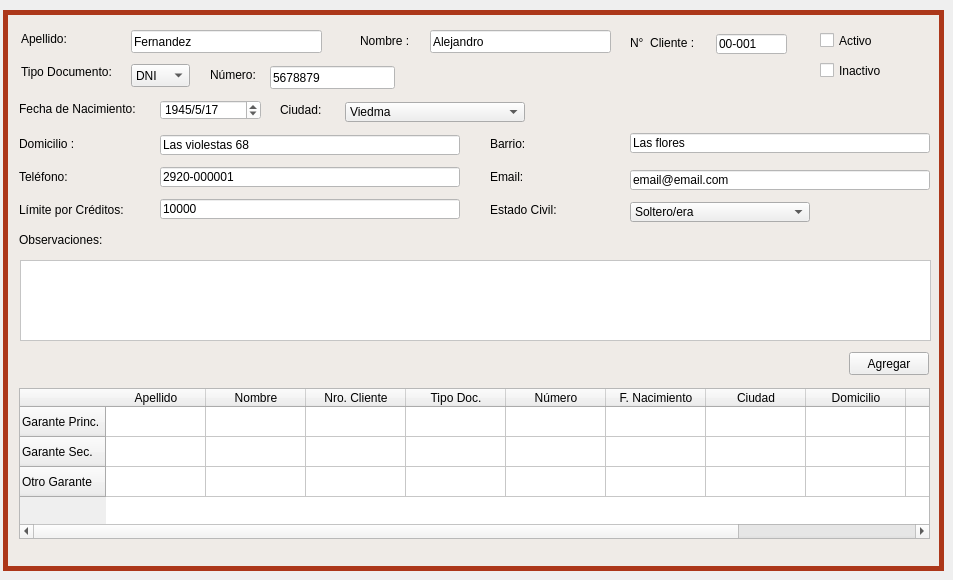
     <widget class="QWidget" name="tab_18">
      <attribute name="icon">
       <iconset>
        <normalon>Íconos/calidad-de-la-pagina.png</normalon>
       </iconset>
      </attribute>
      <attribute name="title">
       <string>Datos Garante</string>
      </attribute>
      <widget class="QLineEdit" name="lne_garante_domicilio_buscar">
       <property name="geometry">
        <rect>
         <x>160</x>
         <y>135</y>
         <width>300</width>
         <height>20</height>
        </rect>
       </property>
       <property name="styleSheet">
        <string notr="true">background-color: rgb(255, 255, 255);</string>
       </property>
       <property name="text">
        <string>Las violestas 68</string>
       </property>
      </widget>
      <widget class="QLabel" name="label_144">
       <property name="geometry">
        <rect>
         <x>19</x>
         <y>232</y>
         <width>121</width>
         <height>16</height>
        </rect>
       </property>
       <property name="text">
        <string>Observaciones: </string>
       </property>
      </widget>
      <widget class="QLineEdit" name="lne_garante_nombre_buscar">
       <property name="geometry">
        <rect>
         <x>430</x>
         <y>30</y>
         <width>181</width>
         <height>23</height>
        </rect>
       </property>
       <property name="styleSheet">
        <string notr="true">background-color: rgb(255, 255, 255);</string>
       </property>
       <property name="text">
        <string>Alejandro</string>
       </property>
      </widget>
      <widget class="QLabel" name="label_145">
       <property name="geometry">
        <rect>
         <x>210</x>
         <y>67</y>
         <width>52</width>
         <height>16</height>
        </rect>
       </property>
       <property name="text">
        <string>Número:</string>
       </property>
      </widget>
      <widget class="QLabel" name="label_146">
       <property name="geometry">
        <rect>
         <x>19</x>
         <y>169</y>
         <width>121</width>
         <height>16</height>
        </rect>
       </property>
       <property name="text">
        <string>Teléfono:</string>
       </property>
      </widget>
      <widget class="QLabel" name="label_147">
       <property name="geometry">
        <rect>
         <x>490</x>
         <y>169</y>
         <width>131</width>
         <height>16</height>
        </rect>
       </property>
       <property name="text">
        <string>Email:</string>
       </property>
      </widget>
      <widget class="QLineEdit" name="lne_garante_barrio_buscar">
       <property name="geometry">
        <rect>
         <x>630</x>
         <y>133</y>
         <width>300</width>
         <height>20</height>
        </rect>
       </property>
       <property name="styleSheet">
        <string notr="true">background-color: rgb(255, 255, 255);</string>
       </property>
       <property name="text">
        <string>Las flores</string>
       </property>
      </widget>
      <widget class="QLineEdit" name="lne_garante_limite_credito_buscar">
       <property name="geometry">
        <rect>
         <x>160</x>
         <y>199</y>
         <width>300</width>
         <height>20</height>
        </rect>
       </property>
       <property name="styleSheet">
        <string notr="true">background-color: rgb(255, 255, 255);</string>
       </property>
       <property name="text">
        <string>10000</string>
       </property>
      </widget>
      <widget class="QLineEdit" name="lne_garante_email_buscar">
       <property name="geometry">
        <rect>
         <x>630</x>
         <y>170</y>
         <width>300</width>
         <height>20</height>
        </rect>
       </property>
       <property name="styleSheet">
        <string notr="true">background-color: rgb(255, 255, 255);</string>
       </property>
       <property name="text">
        <string>email@email.com</string>
       </property>
      </widget>
      <widget class="QLabel" name="label_148">
       <property name="geometry">
        <rect>
         <x>19</x>
         <y>101</y>
         <width>141</width>
         <height>16</height>
        </rect>
       </property>
       <property name="text">
        <string>Fecha de Nacimiento:</string>
       </property>
      </widget>
      <widget class="QLabel" name="label_149">
       <property name="geometry">
        <rect>
         <x>19</x>
         <y>202</y>
         <width>121</width>
         <height>16</height>
        </rect>
       </property>
       <property name="text">
        <string>Límite por Créditos:</string>
       </property>
      </widget>
      <widget class="QLabel" name="label_150">
       <property name="geometry">
        <rect>
         <x>21</x>
         <y>64</y>
         <width>103</width>
         <height>16</height>
        </rect>
       </property>
       <property name="text">
        <string>Tipo Documento:</string>
       </property>
      </widget>
      <widget class="QLabel" name="label_151">
       <property name="geometry">
        <rect>
         <x>490</x>
         <y>136</y>
         <width>131</width>
         <height>16</height>
        </rect>
       </property>
       <property name="text">
        <string>Barrio:</string>
       </property>
      </widget>
      <widget class="QLabel" name="label_152">
       <property name="geometry">
        <rect>
         <x>280</x>
         <y>102</y>
         <width>71</width>
         <height>16</height>
        </rect>
       </property>
       <property name="text">
        <string>Ciudad:</string>
       </property>
      </widget>
      <widget class="QLineEdit" name="lne_garante_nro_cliente_buscar">
       <property name="geometry">
        <rect>
         <x>716</x>
         <y>34</y>
         <width>71</width>
         <height>20</height>
        </rect>
       </property>
       <property name="styleSheet">
        <string notr="true">background-color: rgb(255, 255, 255);</string>
       </property>
       <property name="text">
        <string>00-001</string>
       </property>
      </widget>
      <widget class="QTextEdit" name="txte_garante_observaciones_buscar">
       <property name="geometry">
        <rect>
         <x>20</x>
         <y>260</y>
         <width>911</width>
         <height>81</height>
        </rect>
       </property>
       <property name="styleSheet">
        <string notr="true">background-color: rgb(255, 255, 255);</string>
       </property>
      </widget>
      <widget class="QLabel" name="label_153">
       <property name="geometry">
        <rect>
         <x>360</x>
         <y>33</y>
         <width>71</width>
         <height>16</height>
        </rect>
       </property>
       <property name="text">
        <string>Nombre :</string>
       </property>
      </widget>
      <widget class="QLabel" name="label_154">
       <property name="geometry">
        <rect>
         <x>21</x>
         <y>31</y>
         <width>53</width>
         <height>16</height>
        </rect>
       </property>
       <property name="text">
        <string>Apellido:</string>
       </property>
      </widget>
      <widget class="QLabel" name="label_155">
       <property name="geometry">
        <rect>
         <x>490</x>
         <y>202</y>
         <width>131</width>
         <height>16</height>
        </rect>
       </property>
       <property name="text">
        <string>Estado Civil:</string>
       </property>
      </widget>
      <widget class="QComboBox" name="cbx_garante_estado_civil_buscar">
       <property name="geometry">
        <rect>
         <x>630</x>
         <y>202</y>
         <width>180</width>
         <height>20</height>
        </rect>
       </property>
       <item>
        <property name="text">
         <string>Soltero/era</string>
        </property>
       </item>
       <item>
        <property name="text">
         <string>Casado/ada</string>
        </property>
       </item>
       <item>
        <property name="text">
         <string>Viudo/da</string>
        </property>
       </item>
       <item>
        <property name="text">
         <string>Divorsiado/ada</string>
        </property>
       </item>
      </widget>
      <widget class="QCheckBox" name="ckbx_garante_activo_buscar">
       <property name="geometry">
        <rect>
         <x>820</x>
         <y>30</y>
         <width>85</width>
         <height>21</height>
        </rect>
       </property>
       <property name="text">
        <string>Activo</string>
       </property>
      </widget>
      <widget class="QComboBox" name="cbx_garante_tipo_doc_buscar">
       <property name="geometry">
        <rect>
         <x>131</x>
         <y>64</y>
         <width>59</width>
         <height>23</height>
        </rect>
       </property>
       <item>
        <property name="text">
         <string>DNI </string>
        </property>
       </item>
       <item>
        <property name="text">
         <string>CUIL</string>
        </property>
       </item>
       <item>
        <property name="text">
         <string>CUIT </string>
        </property>
       </item>
      </widget>
      <widget class="QLineEdit" name="lne_garante_apellido_buscar">
       <property name="geometry">
        <rect>
         <x>131</x>
         <y>30</y>
         <width>191</width>
         <height>23</height>
        </rect>
       </property>
       <property name="styleSheet">
        <string notr="true">background-color: rgb(255, 255, 255);</string>
       </property>
       <property name="text">
        <string>Fernandez</string>
       </property>
      </widget>
      <widget class="QLineEdit" name="lne__garante_telefono_buscar">
       <property name="geometry">
        <rect>
         <x>160</x>
         <y>167</y>
         <width>300</width>
         <height>20</height>
        </rect>
       </property>
       <property name="styleSheet">
        <string notr="true">background-color: rgb(255, 255, 255);</string>
       </property>
       <property name="text">
        <string>2920-000001</string>
       </property>
      </widget>
      <widget class="QComboBox" name="cbx_garante_ciudad_buscar">
       <property name="geometry">
        <rect>
         <x>345</x>
         <y>102</y>
         <width>180</width>
         <height>20</height>
        </rect>
       </property>
       <item>
        <property name="text">
         <string>Viedma</string>
        </property>
       </item>
      </widget>
      <widget class="QLabel" name="label_156">
       <property name="geometry">
        <rect>
         <x>630</x>
         <y>35</y>
         <width>71</width>
         <height>16</height>
        </rect>
       </property>
       <property name="text">
        <string>N°  Cliente :</string>
       </property>
      </widget>
      <widget class="QLabel" name="label_157">
       <property name="geometry">
        <rect>
         <x>19</x>
         <y>136</y>
         <width>71</width>
         <height>16</height>
        </rect>
       </property>
       <property name="text">
        <string>Domicilio :</string>
       </property>
      </widget>
      <widget class="QCheckBox" name="ckbx_garante_inactivo_buscar">
       <property name="geometry">
        <rect>
         <x>820</x>
         <y>60</y>
         <width>85</width>
         <height>21</height>
        </rect>
       </property>
       <property name="text">
        <string>Inactivo</string>
       </property>
      </widget>
      <widget class="QLineEdit" name="lne_garante_nro_doc_buscar">
       <property name="geometry">
        <rect>
         <x>270</x>
         <y>66</y>
         <width>125</width>
         <height>23</height>
        </rect>
       </property>
       <property name="styleSheet">
        <string notr="true">background-color: rgb(255, 255, 255);</string>
       </property>
       <property name="text">
        <string>5678879</string>
       </property>
      </widget>
      <widget class="QDateEdit" name="dte_garante_nacimiento_buscar">
       <property name="geometry">
        <rect>
         <x>160</x>
         <y>100</y>
         <width>101</width>
         <height>20</height>
        </rect>
       </property>
       <property name="styleSheet">
        <string notr="true">background-color: rgb(255, 255, 255);</string>
       </property>
       <property name="displayFormat">
        <string>yyyy/M/dd</string>
       </property>
       <property name="date">
        <date>
         <year>1945</year>
         <month>5</month>
         <day>17</day>
        </date>
       </property>
      </widget>
      <widget class="QTableWidget" name="tw_garantes_lista_buscar">
       <property name="geometry">
        <rect>
         <x>19</x>
         <y>388</y>
         <width>911</width>
         <height>151</height>
        </rect>
       </property>
       <row>
        <property name="text">
         <string>Garante Princ.</string>
        </property>
        <property name="icon">
         <iconset>
          <normalon>../../../../Descargas/calidad-de-la-pagina.png</normalon>
         </iconset>
        </property>
       </row>
       <row>
        <property name="text">
         <string>Garante Sec.</string>
        </property>
        <property name="icon">
         <iconset>
          <normalon>../../../../Descargas/calidad-de-la-pagina.png</normalon>
         </iconset>
        </property>
       </row>
       <row>
        <property name="text">
         <string>Otro Garante</string>
        </property>
        <property name="icon">
         <iconset>
          <normalon>../../../../Descargas/calidad-de-la-pagina.png</normalon>
         </iconset>
        </property>
       </row>
       <column>
        <property name="text">
         <string>Apellido</string>
        </property>
       </column>
       <column>
        <property name="text">
         <string>Nombre</string>
        </property>
       </column>
       <column>
        <property name="text">
         <string>Nro. Cliente</string>
        </property>
       </column>
       <column>
        <property name="text">
         <string>Tipo Doc.</string>
        </property>
       </column>
       <column>
        <property name="text">
         <string>Número</string>
        </property>
       </column>
       <column>
        <property name="text">
         <string>F. Nacimiento</string>
        </property>
       </column>
       <column>
        <property name="text">
         <string>Ciudad</string>
        </property>
       </column>
       <column>
        <property name="text">
         <string>Domicilio</string>
        </property>
       </column>
       <column>
        <property name="text">
         <string>Teléfono</string>
        </property>
       </column>
       <column>
        <property name="text">
         <string>Estado</string>
        </property>
       </column>
      </widget>
      <widget class="QPushButton" name="boton_agregar_buscar">
       <property name="geometry">
        <rect>
         <x>849</x>
         <y>352</y>
         <width>80</width>
         <height>23</height>
        </rect>
       </property>
       <property name="text">
        <string>Agregar</string>
       </property>
      </widget>
      <widget class="QGroupBox" name="groupBox_3">
       <property name="geometry">
        <rect>
         <x>3</x>
         <y>10</y>
         <width>941</width>
         <height>561</height>
        </rect>
       </property>
       <property name="styleSheet">
        <string notr="true">QGroupBox{
background-color: rgb(239, 235, 231);
border-style: solid;
border-width: 5px;
border-color: rgb(172, 55, 26);
}

QLabel{
background-color: rgb(239, 235, 231);
}

QLineEdit{
background-color: rgb(255, 255, 255);
}

QTextEdit{
background-color: rgb(255, 255, 255);
}

QComboBox{
background-color: rgb(255, 255, 255);
}

QDateEdit{
background-color: rgb(255, 255, 255);
}

</string>
       </property>
       <property name="title">
        <string/>
       </property>
      </widget>
      <zorder>groupBox_3</zorder>
      <zorder>lne_garante_domicilio_buscar</zorder>
      <zorder>label_144</zorder>
      <zorder>lne_garante_nombre_buscar</zorder>
      <zorder>label_145</zorder>
      <zorder>label_146</zorder>
      <zorder>label_147</zorder>
      <zorder>lne_garante_barrio_buscar</zorder>
      <zorder>lne_garante_limite_credito_buscar</zorder>
      <zorder>lne_garante_email_buscar</zorder>
      <zorder>label_148</zorder>
      <zorder>label_149</zorder>
      <zorder>label_150</zorder>
      <zorder>label_151</zorder>
      <zorder>label_152</zorder>
      <zorder>lne_garante_nro_cliente_buscar</zorder>
      <zorder>txte_garante_observaciones_buscar</zorder>
      <zorder>label_153</zorder>
      <zorder>label_154</zorder>
      <zorder>label_155</zorder>
      <zorder>cbx_garante_estado_civil_buscar</zorder>
      <zorder>ckbx_garante_activo_buscar</zorder>
      <zorder>cbx_garante_tipo_doc_buscar</zorder>
      <zorder>lne_garante_apellido_buscar</zorder>
      <zorder>lne__garante_telefono_buscar</zorder>
      <zorder>cbx_garante_ciudad_buscar</zorder>
      <zorder>label_156</zorder>
      <zorder>label_157</zorder>
      <zorder>ckbx_garante_inactivo_buscar</zorder>
      <zorder>lne_garante_nro_doc_buscar</zorder>
      <zorder>dte_garante_nacimiento_buscar</zorder>
      <zorder>tw_garantes_lista_buscar</zorder>
      <zorder>boton_agregar_buscar</zorder>
     </widget>
